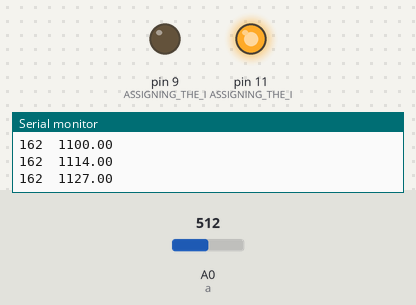
This sketch was run on a simulated Arduino Uno, built with avr-gcc and run on an emulated ATmega328P. On the bench: output pins drawn as LEDs (lit = HIGH), the last lines printed to the serial monitor. The inputs (shaded band) are chosen by the test bench; at power-on: A0 (a) = 512.

Above: at 1.2 s.
1.3 s: A0 (a) set to 511
At 1.9 s:
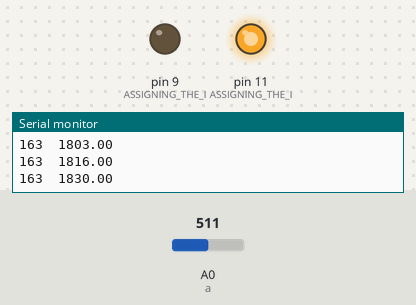
3.6 s: A0 (a) set to 306
At 4.5 s:
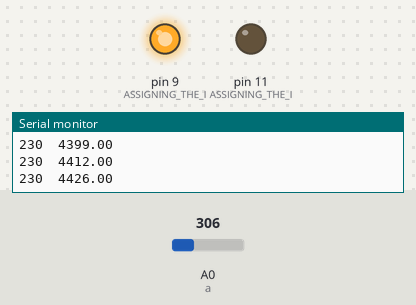
Timing chart, 0 to 6.6 s (numbered marks = the images above; inputs shaded):
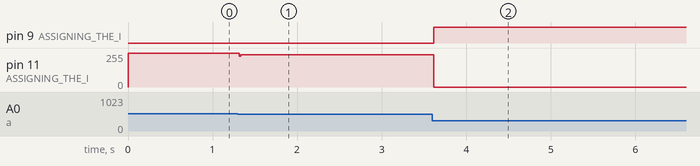

Measured:
- after the input at 1.3 s, pin 11 (ASSIGNING_THE_I): 255/255 → 242/255 at once, → 243/255 0.80 s later
- after the input at 3.6 s, pin 9 (ASSIGNING_THE_I): LOW → HIGH at once

The sketch:

Position_Control_of_DC_Motor.ino
```cpp
float kp=35,ki=0.001,kd=30,error,lasterror=0,kP=0,kI=0,kD=0,timeseries;//INITIALIZATION
int a=A0,act,angle,pid,ref=180,pidout,pidcont,pidc;//REFERENCE ANGLE SET AS 180
void setup()
{
Serial.begin(9600);//SETTING UP THE BAUD RATE
pinMode(11,OUTPUT);//ASSIGNING THE I/O PINS AS OUTPUT FOR GENERATING PWM SIGNALS
pinMode(9,OUTPUT);//ASSIGNING THE I/O PINS AS OUTPUT FOR GENERATING PWM SIGNALS
}
void loop()
{
timeseries=millis();//SETTING THE STOPWATCH
act=analogRead(a);//READING THE POTENTIOMTER'S OUTPUT
angle=map(act,1010,0,0,330);//MAPPING IT TO DEGREES
//PID LOGIC
error=ref-angle;
kP=(kp*error);
kI+=(ki*error);
kD=(kd*(error-lasterror));
pid=kP+kI+kD;
pidout=map(pid,630,-630,255,-255);//MAPPING PID OUTPUT FOR THE 8 BIT DAC
pidcont=abs(pidout);
pidc=constrain(pidcont,95,255);//MOTOR STOPS IF SUPPLY FALLS BELOW 4 VOLTS,SO IT IS CONSTRIANED
//PRINTING THE ANGLE AND TIME IN THE SERIAL MONITOR
Serial.print(angle);
Serial.print("\t");
Serial.println(timeseries);
//CHECKING THE ERROR TO DETERMINE THE DIRECTION OF ROTATION
if (error>1)
{
analogWrite(11,pidc);
analogWrite(9,0);
}
else if (error<-1)
{
analogWrite(11,0);
analogWrite(9,pidc);
}
else
{
analogWrite(11,0);
analogWrite(9,0);
}
lasterror=error;
}
```
